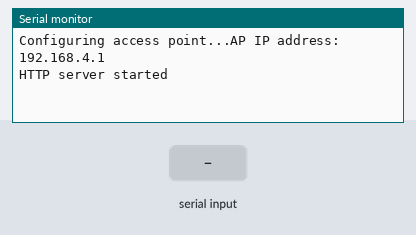
A sketch run on a simulated ESP8266 (NodeMCU). On the bench: the last lines printed to the serial monitor. The inputs (shaded band) are chosen by the test bench.

Above: at 2.2 s.
2.3 s: "1" received over Serial
At 3.1 s:
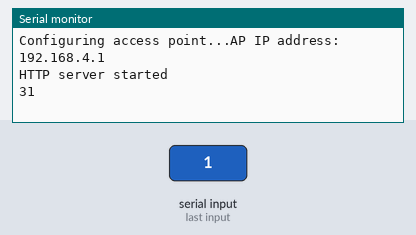
3.8 s: "0" received over Serial
At 4.3 s:
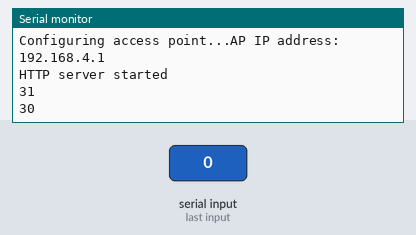

The sketch:

403SendData.ino
```cpp
#include <ESP8266WiFi.h>
#include <WiFiClient.h>
#include <ESP8266WebServer.h>

#ifndef APSSID
#define APSSID "ESPap"
#define APPSK  "thereisnospoon"
#endif

String buff;
String app;
String coords;
String in;
int i = 0;

char byteArray[11520];


const char *ssid = "ESP_not_for_you!";
const char *password = "password!";

ESP8266WebServer server(80);

void handleRoot() {
  server.send(200, "text/html", "<h1>"+String("GPS: ") + String(coords)+String("Image: ") + String(byteArray)+"</h1>");
   //server.send(200, "text/html", "<h1>"+String("GPS: ") + String(coords)+"</h1>");
}

void uwu(){
  server.send(200, "text/html", "<h1>uwu</h1>");
}


void setup() {

  delay(1000);
  Serial.begin(9600);
  Serial.println();
  Serial.print("Configuring access point...");
  /* You can remove the password parameter if you want the AP to be open. */
  WiFi.softAP(ssid, password);

  IPAddress myIP = WiFi.softAPIP();
  Serial.print("AP IP address: ");
  Serial.println(myIP);
  server.on("/", handleRoot);
  server.on("/uwu", uwu);
  server.begin();
  Serial.println("HTTP server started");


}

void loop() {
  server.handleClient(); //updates the "client"
  //Serial.print(Serial.read());

  if (Serial.available()) { //checks if serial is available

    /*in = Serial.read();

    if(in == "GPS Time"){
      coords = Serial.read();
      */

    // Read the incoming byte and store it in a variable
    byte incomingByte = Serial.read(); //reads a byte, places into a varaible
    sprintf(byteArray + strlen(byteArray), "%02X", (const char*)incomingByte); //this command is important to append the bytes into a byte array


    // Print the incoming byte to the Serial Monitor
    Serial.println(incomingByte, HEX); //this is simply for printing out what I am recieving
    i++;
  }
  delay(1);
}
```

Measured:
- after the input at 2.3 s, the serial monitor: prints a new line at once (image 1)
- after the input at 3.8 s, the serial monitor: prints a new line at once (image 2)
